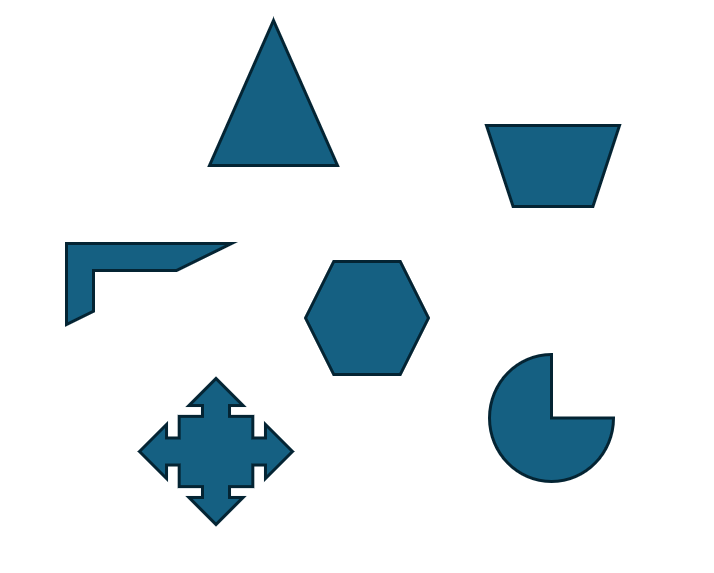
#> input picture lab02 assignment/lab02 assignment/lab02_code/matching_source.png, 714 x 573 px, found by its file name
$ python matching.py
#> lines starting #> are read from the running program, lines starting #| are printed output that depends on the picture; after the words box and inside, x2 and y2 are one past the last pixel; in counts of white or black regions, pixels touching at a corner belong together
import cv2
import numpy as np

PATH_IMG = {
    "source": "matching_source.png",
    "template": "matching_template.png",
}


def main():
    """
    Main script
    Returns:
        A list of bounding boxes that satisfy the template matching.
        Displays the source image with bounding boxes drawn around matches.
    """
    # 1. Read the two images
    # img_source = cv2.imread("D:\Computer-Vision-2025-Jan-25_19-39-22-456\Computer-Vision-2025-Jan-25_19-39-22-456\viewer\files\lab02 assignment\lab02 assignment\lab02_code\matching_source.png")
    # img_template = cv2.imread("D:\Computer-Vision-2025-Jan-25_19-39-22-456\Computer-Vision-2025-Jan-25_19-39-22-456\viewer\files\lab02 assignment\lab02 assignment\lab02_code\matching_template.png")

    image_path = r"D:\Computer-Vision-2025-Jan-25_19-39-22-456\Computer-Vision-2025-Jan-25_19-39-22-456\viewer\files\lab02 assignment\lab02 assignment\lab02_code\matching_source.png"
    img_source = cv2.imread(image_path)
#> img_source is the input picture: shape (573, 714, 3); mean B, G, R 236.1, 231.8, 222.4

    image_path = r"D:\Computer-Vision-2025-Jan-25_19-39-22-456\Computer-Vision-2025-Jan-25_19-39-22-456\viewer\files\lab02 assignment\lab02 assignment\lab02_code\matching_template.png"
    img_template = cv2.imread(image_path)
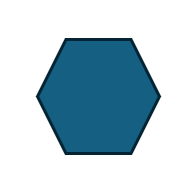
#> input picture lab02 assignment/lab02 assignment/lab02_code/matching_template.png, 187 x 173 px, found by its file name
#> img_template is the input picture: shape (173, 187, 3); mean B, G, R 208.7, 197.6, 173
    if img_source is None:
        raise FileNotFoundError(f"Could not find or open source image at ")
    if img_template is None:
        raise FileNotFoundError(f"Could not find or open template image at ")

    # 2. Convert images to grayscale (recommended for template matching)
    source_gray = cv2.cvtColor(img_source, cv2.COLOR_BGR2GRAY)
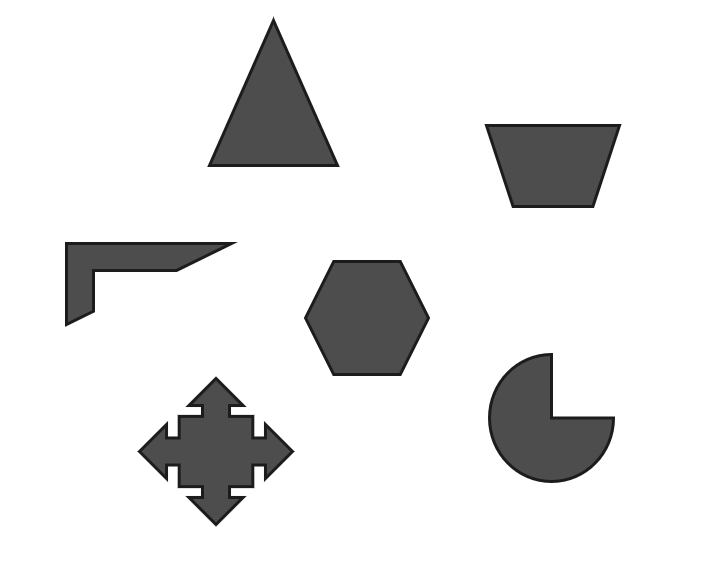
#> source_gray: shape (573, 714); min 28, max 255, mean 229.4
    template_gray = cv2.cvtColor(img_template, cv2.COLOR_BGR2GRAY)
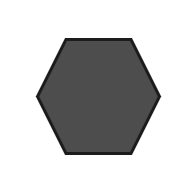
#> template_gray: shape (173, 187); min 28, max 255, mean 191.4

    # 3. Perform template matching
    #    - Methods include: TM_CCOEFF_NORMED, TM_CCORR_NORMED, TM_SQDIFF_NORMED, etc.
    #    - Here we use TM_CCOEFF_NORMED, which works well in many cases.
    result = cv2.matchTemplate(source_gray, template_gray, cv2.TM_CCOEFF_NORMED)
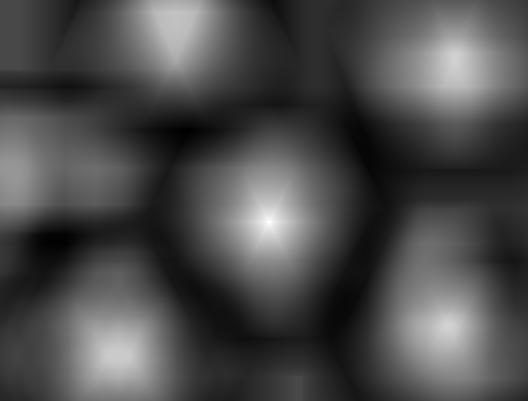
#> result: shape (401, 528) float32; min -0.389, max 0.984, mean 0.0184; drawn with min black and max white

    # 4. Decide on a matching threshold
    #    - Only locations with a matching score >= threshold will be considered valid.
    threshold = 0.8

    # 5. Get the template dimensions (needed to draw bounding boxes)
    tH, tW = template_gray.shape[:2]
#> tH = 173; tW = 187

    # 6. Find locations in the result image that exceed the threshold
    loc = np.where(result >= threshold)
#> loc = 316 positions, rows 212 to 231, columns 258 to 279

    # 7. Prepare a list to store bounding boxes
    #    Each bounding box will be a tuple: (x1, y1, x2, y2)
    bounding_boxes = []

    # 8. Draw bounding boxes on the source image
    for pt in zip(*loc[::-1]):
        # pt = (x, y) top-left corner of the match in img_source
        x1, y1 = pt[0], pt[1]
        x2, y2 = x1 + tW, y1 + tH
        bounding_boxes.append((x1, y1, x2, y2))

        # Draw a rectangle around the match on the source image
        cv2.rectangle(
            img_source,
            (x1, y1),
            (x2, y2),
            color=(0, 255, 0),
            thickness=2
        )
#> this loop made 316 passes
#> (x1, y1, x2, y2) on passes 1 to 3: (263, 212, 450, 385), (264, 212, 451, 385), (265, 212, 452, 385)
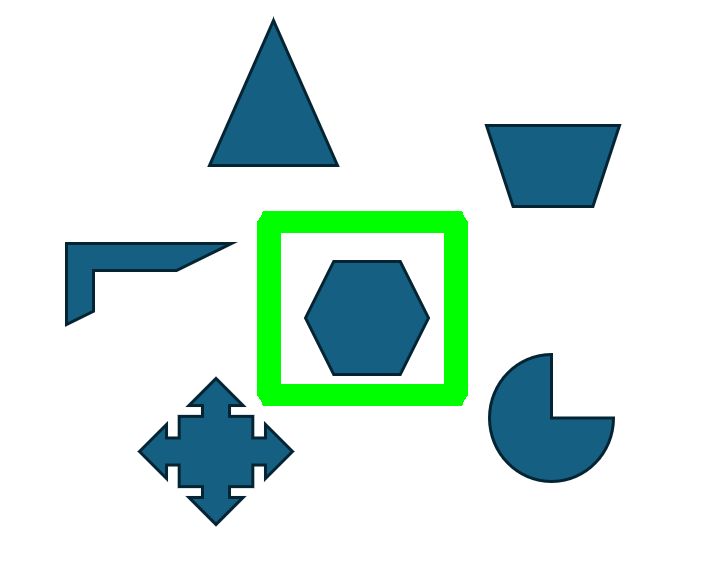
#> img_source: shape (573, 714, 3); 4% of pixels changed, all inside (x1, y1, x2, y2) = (257, 211, 468, 406)
#> after the loop, bounding_boxes = 316 items, first 6: (263, 212, 450, 385), (264, 212, 451, 385), (265, 212, 452, 385), (266, 212, 453, 385), (267, 212, 454, 385), (268, 212, 455, 385)

    # 9. Show the final result using either OpenCV or matplotlib

    cv2.imshow("Template Matching Result", img_source)
    cv2.waitKey(0)
    cv2.destroyAllWindows()


    # Return the list of bounding boxes
    return bounding_boxes


if __name__ == "__main__":
    main()
